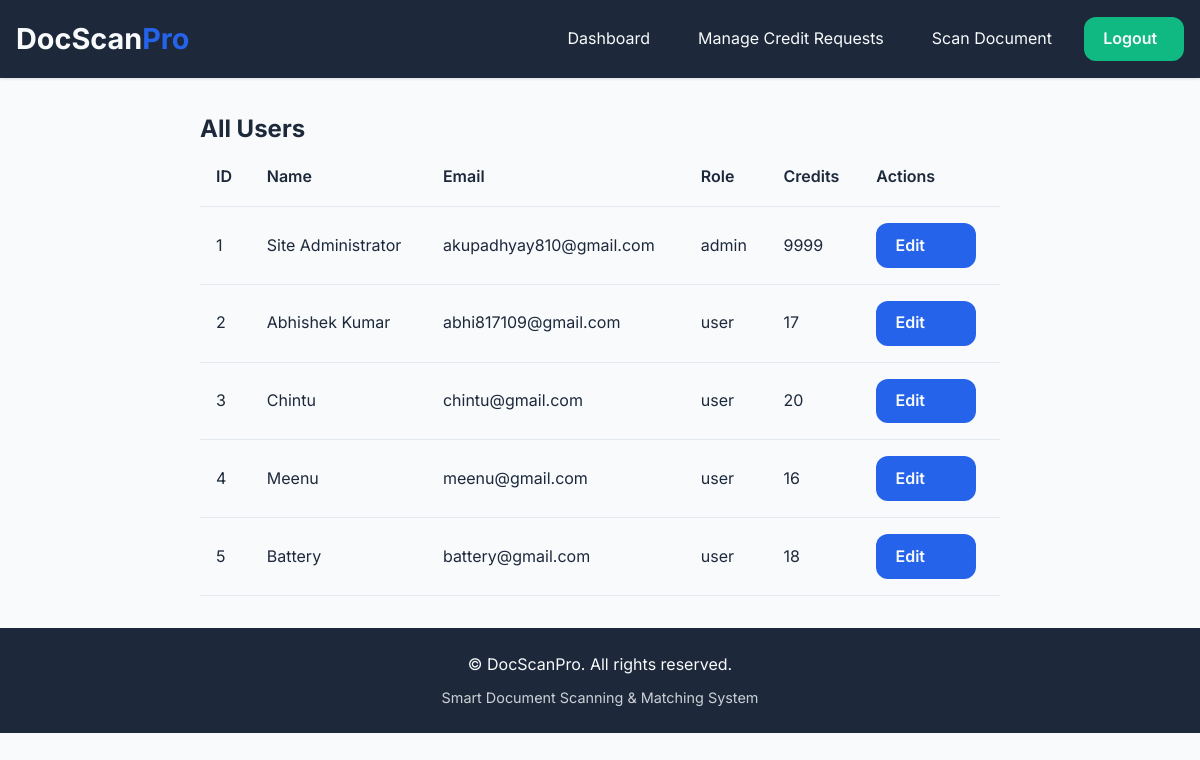
/admin/users (signed in), run on an earlier commit of the app's database.
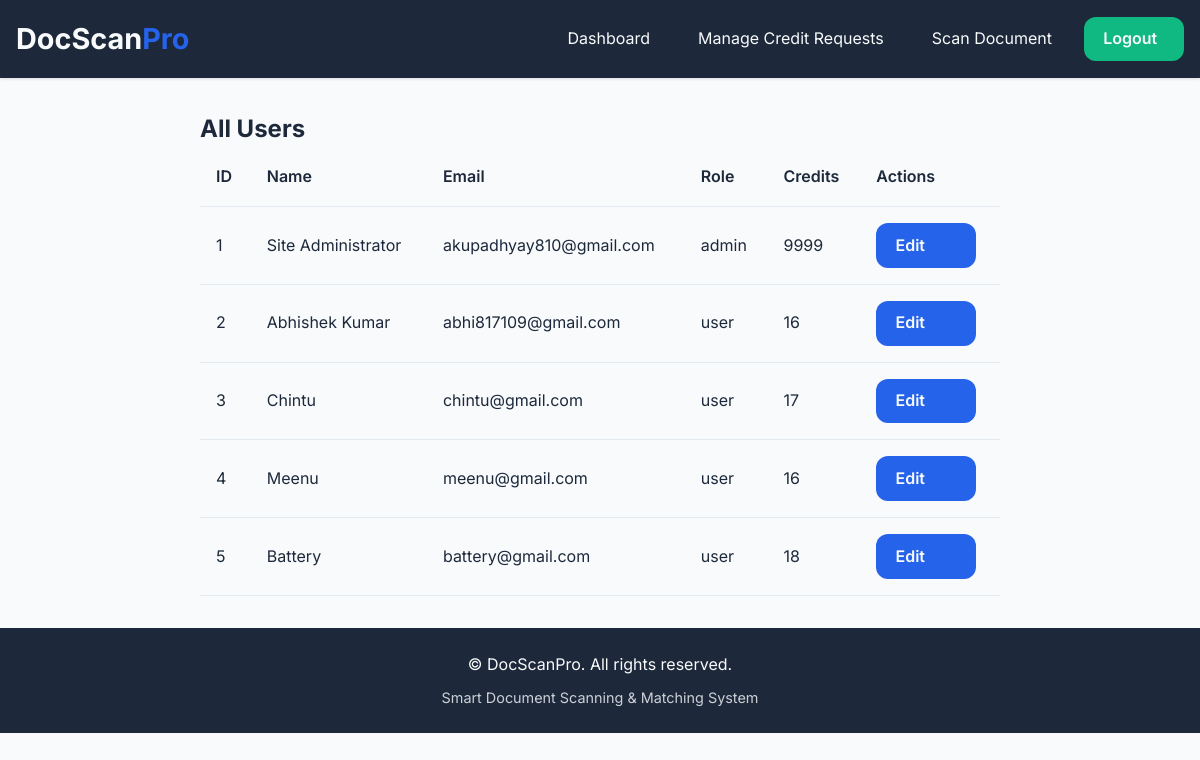
And on a later commit of the database.
### tables this page shows
CREATE TABLE users (
            id INTEGER PRIMARY KEY AUTOINCREMENT,
            name TEXT NOT NULL,
            email TEXT UNIQUE NOT NULL,
            contact TEXT NOT NULL,
            password_hash TEXT NOT NULL,
            gender TEXT DEFAULT 'others',
            role TEXT DEFAULT 'user',
            credits INTEGER DEFAULT 20,
            last_reset DATE DEFAULT CURRENT_DATE
        );

### blueprints/admin.py (the view)
@admin_bp.route('/users')
def view_all_users():
    if 'user_id' not in session or session.get('role') != 'admin':
        flash('Unauthorized access.', 'error')
        return redirect('/')
    conn = get_db_connection()
    cursor = conn.cursor()
    cursor.execute("SELECT * FROM users")
    users = cursor.fetchall()
    conn.close()
    return render_template('admin_all_users.html', users=users)

### app.py (called while the page is built)
@app.after_request
def add_security_headers(response):
    response.headers['Strict-Transport-Security'] = 'max-age=31536000; includeSubDomains'
    response.headers['X-Content-Type-Options'] = 'nosniff'
    response.headers['X-Frame-Options'] = 'DENY'
    response.headers['X-XSS-Protection'] = '1; mode=block'
    response.headers['Content-Security-Policy'] = "default-src 'self' 'unsafe-inline' https://fonts.googleapis.com https://fonts.gstatic.com"
    return response

### blueprints/admin.py (called while the page is built)
def get_db_connection():
    conn = sqlite3.connect('database.db')
    conn.row_factory = sqlite3.Row
    return conn

### templates/admin_all_users.html (shortened to what this page needs)
{% extends "base.html" %}
{% block content %}
<div class="admin-container fade-in">
  <h2>All Users</h2>
  <div class="responsive-table">
    <table class="data-table">
      <thead>
        <tr>
          <th>ID</th>
          <th>Name</th>
          <th>Email</th>
          <th>Role</th>
          <th>Credits</th>
          <th>Actions</th>
        </tr>
      </thead>
      <tbody>
        {% for user in users %}
        <tr>
          <td>{{ user.id }}</td>
          <td>{{ user.name }}</td>
          <td>{{ user.email }}</td>
          <td>{{ user.role }}</td>
          <td>{{ user.credits }}</td>
          <td>
            <a href="/admin/user/{{ user.id }}" class="btn btn-primary">Edit</a>
          </td>
        </tr>
        {% endfor %}
      </tbody>
    </table>
  </div>
</div>
{% endblock %}

What changed in the data, as far as the page shows it:
changed users "Abhishek Kumar": credits "17" → "16"
changed users "Chintu": credits "20" → "17"
